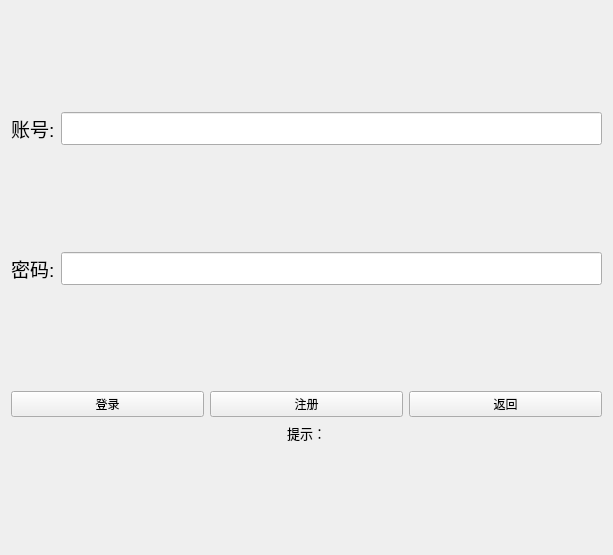
<?xml version="1.0" encoding="UTF-8"?>
<ui version="4.0">
 <class>Login</class>
 <widget class="QWidget" name="Login">
  <property name="geometry">
   <rect>
    <x>0</x>
    <y>0</y>
    <width>613</width>
    <height>555</height>
   </rect>
  </property>
  <property name="windowTitle">
   <string>登录</string>
  </property>
  <property name="styleSheet">
   <string notr="true">#Login{
	border-image: url(:/images/Welcome.jpg);
}
</string>
  </property>
  <layout class="QVBoxLayout" name="verticalLayout_3">
   <item>
    <layout class="QVBoxLayout" name="verticalLayout">
     <item>
      <spacer name="verticalSpacer_4">
       <property name="orientation">
        <enum>Qt::Vertical</enum>
       </property>
       <property name="sizeHint" stdset="0">
        <size>
         <width>20</width>
         <height>40</height>
        </size>
       </property>
      </spacer>
     </item>
     <item>
      <layout class="QHBoxLayout" name="horizontalLayout_4">
       <item>
        <widget class="QLabel" name="label">
         <property name="font">
          <font>
           <pointsize>14</pointsize>
          </font>
         </property>
         <property name="text">
          <string>账号:</string>
         </property>
        </widget>
       </item>
       <item>
        <widget class="QLineEdit" name="userEdit">
         <property name="font">
          <font>
           <pointsize>16</pointsize>
          </font>
         </property>
        </widget>
       </item>
      </layout>
     </item>
     <item>
      <spacer name="verticalSpacer">
       <property name="orientation">
        <enum>Qt::Vertical</enum>
       </property>
       <property name="sizeHint" stdset="0">
        <size>
         <width>20</width>
         <height>40</height>
        </size>
       </property>
      </spacer>
     </item>
     <item>
      <layout class="QHBoxLayout" name="horizontalLayout_3">
       <item>
        <widget class="QLabel" name="label_3">
         <property name="font">
          <font>
           <pointsize>14</pointsize>
          </font>
         </property>
         <property name="text">
          <string>密码:</string>
         </property>
        </widget>
       </item>
       <item>
        <widget class="QLineEdit" name="passwdEdit">
         <property name="font">
          <font>
           <pointsize>16</pointsize>
          </font>
         </property>
         <property name="inputMask">
          <string/>
         </property>
         <property name="echoMode">
          <enum>QLineEdit::Password</enum>
         </property>
        </widget>
       </item>
      </layout>
     </item>
     <item>
      <spacer name="verticalSpacer_2">
       <property name="orientation">
        <enum>Qt::Vertical</enum>
       </property>
       <property name="sizeHint" stdset="0">
        <size>
         <width>20</width>
         <height>40</height>
        </size>
       </property>
      </spacer>
     </item>
     <item>
      <layout class="QVBoxLayout" name="verticalLayout_2">
       <item>
        <layout class="QHBoxLayout" name="horizontalLayout_2">
         <item>
          <widget class="QPushButton" name="loginButton">
           <property name="text">
            <string>登录</string>
           </property>
          </widget>
         </item>
         <item>
          <widget class="QPushButton" name="registerButton">
           <property name="text">
            <string>注册</string>
           </property>
          </widget>
         </item>
         <item>
          <widget class="QPushButton" name="resetButton">
           <property name="text">
            <string>返回</string>
           </property>
          </widget>
         </item>
        </layout>
       </item>
       <item>
        <widget class="QLabel" name="resultLabel">
         <property name="sizeIncrement">
          <size>
           <width>0</width>
           <height>20</height>
          </size>
         </property>
         <property name="font">
          <font>
           <pointsize>10</pointsize>
          </font>
         </property>
         <property name="text">
          <string>提示：</string>
         </property>
         <property name="alignment">
          <set>Qt::AlignCenter</set>
         </property>
        </widget>
       </item>
      </layout>
     </item>
     <item>
      <spacer name="verticalSpacer_3">
       <property name="orientation">
        <enum>Qt::Vertical</enum>
       </property>
       <property name="sizeHint" stdset="0">
        <size>
         <width>20</width>
         <height>40</height>
        </size>
       </property>
      </spacer>
     </item>
    </layout>
   </item>
  </layout>
 </widget>
 <resources/>
 <connections/>
</ui>
